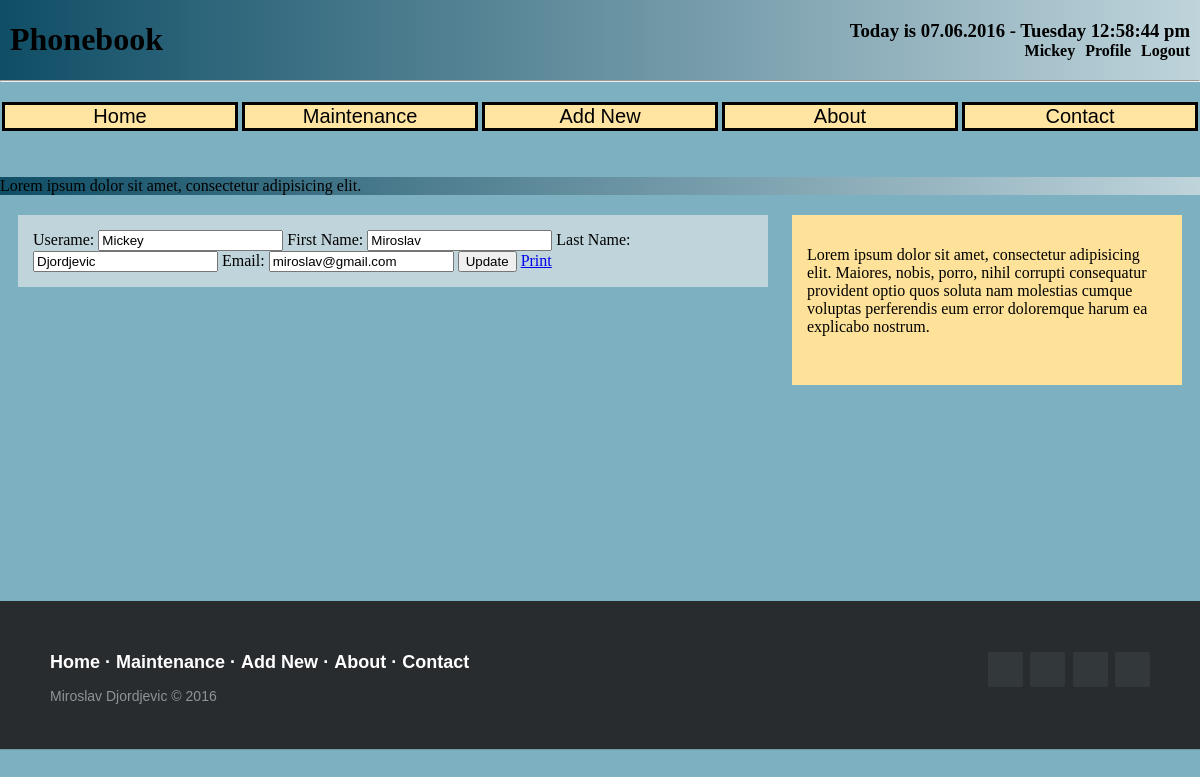
Screenshot of /profile.php (signed in) with the database file from the repository.
### tables this page shows
CREATE TABLE IF NOT EXISTS `t_user` (
  `id` int(11) NOT NULL,
  `username` varchar(16) NOT NULL,
  `password` varchar(128) NOT NULL,
  `first_name` varchar(40) NOT NULL,
  `last_name` varchar(40) NOT NULL,
  `email` varchar(50) NOT NULL,
  `rol` enum('Administrator','User','','') NOT NULL,
  `active` varchar(255) NOT NULL DEFAULT 'No',
  `salt` char(128) NOT NULL,
  `resetComplete` varchar(3) NOT NULL DEFAULT 'No',
  `resetToken` varchar(255) NOT NULL
);

### profile.php (the view, shortened to what this page needs)
<?php
	include 'conn.php';
	try{
		$sql = "SELECT * FROM t_user WHERE username= '".$_SESSION['username']."'";
		$result = $pdo->query($sql);
		while ($row = $result->fetch()){
					$user_data[] = $row;
		}
		foreach ($user_data as $user_loged) {
			$username_pr = $user_loged['username'];
			$first_name = $user_loged['first_name'];
			$last_name = $user_loged['last_name'];
			$email_pr = $user_loged['email'];
		}
	}
	catch (PDOException $e){
		$error = 'Error fetching number: ' . $e->getMessage();
		include 'error.html.php';
		exit();
	}
?>
<!DOCTYPE html>
<html>
	<head>
		<link rel="stylesheet" type="text/css" href="mycss.css">
	</head>
	<body>
	<header class="bar">
			<?php include 'header.php';
			?>
		</header>
		<div id="menu">
			<?php include 'main_menu.php';
			?>
		</div>
		<div id="body" class="about_result">
			<div class="bar">
				<p>Lorem ipsum dolor sit amet, consectetur adipisicing elit.</p>
			</div>
			<div class="content">
				<form enctype="multipart/form-data" action="" method="POST">
						<tr>
							<td>Userame: <input type="text" name="username" value="<?php echo $username_pr;?>" placeholder="Type username here" required></td>
						</tr>
						<tr>
							<td>First Name: <input type="text" name="first_name"  value="<?php echo $first_name;?>" placeholder="Type First Name here.." required></td>
						</tr>
						<tr>
							<td>Last Name: <input type="text" name="last_name"  value="<?php echo $last_name;?>" placeholder="Type First Name here.." required></td>
						</tr>
						<tr>
							<td>Email: <input type="text" name="email"  value="<?php echo $email_pr;?>" placeholder="Type email here.." required></td>
						</tr>
						<tr>
							<td><input type="submit" name="update" value="Update"></td>
							<td><a href="print.php">Print</a></td>
						</tr>
				</form>
			</div>
			<div class="aside">
				<p>
					<span>Lorem ipsum dolor sit amet, consectetur adipisicing elit. Maiores, nobis, porro, nihil corrupti consequatur provident optio quos soluta nam molestias cumque voluptas perferendis eum error doloremque harum ea explicabo nostrum.</span>
				</p>
			</div>
		</div>
	</body>
	<footer class="footer-distributed">
		<?php include 'footer.php';
		?>
	</footer>
</html>

### mycss.css (style rules this page uses)
html { background-color: #7DB0C1; }
body { margin: 0 auto; }
#menu { text-align: center; margin-bottom: 30px; }
#body { background-color: rgb (49, 114, 136); background-size: 100%; background-position: center 100px; -webkit-background-size: cover; -moz-background-size: cover; -o-background-size: cover; height: auto; overflow: hidden; padding-bottom: 10px; position: relative; margin: 0 auto; }
.bar { width: 100%; background: #0F4E66; background: -webkit-linear-gradient(left, #0F4E66, #BFD4DB); background: -o-linear-gradient(right, #0F4E66, #BFD4DB); background: -moz-linear-gradient(right, #0F4E66, #BFD4DB); background: linear-gradient(to right, #0F4E66, #BFD4DB); margin-bottom: 20px; }
.content { float: left; margin: 0 0.5% 0 1.5%; width: 60%; background-color: #BFD4DB; padding: 15px; }
.aside { float: right; margin: 0 1.5% 0 -0.5%; width: 30%; display: block; background-color: #FFE299; padding: 15px; }
.search_result, .about_result { min-height: 400px; }
footer { position: static; bottom: 0; }
.footer-distributed { background-color: #292c2f; box-shadow: 0 1px 1px 0 rgba(0, 0, 0, 0.12); box-sizing: border-box; width: 100%; text-align: left; font: normal 16px sans-serif; padding: 45px 50px; margin-top: 30px; }

### rows the page displays
t_user: username "Mickey", first_name "Miroslav", last_name "Djordjevic", email "miroslav@gmail.com"

### other values shown
$_SESSION['username'] "Mickey"
